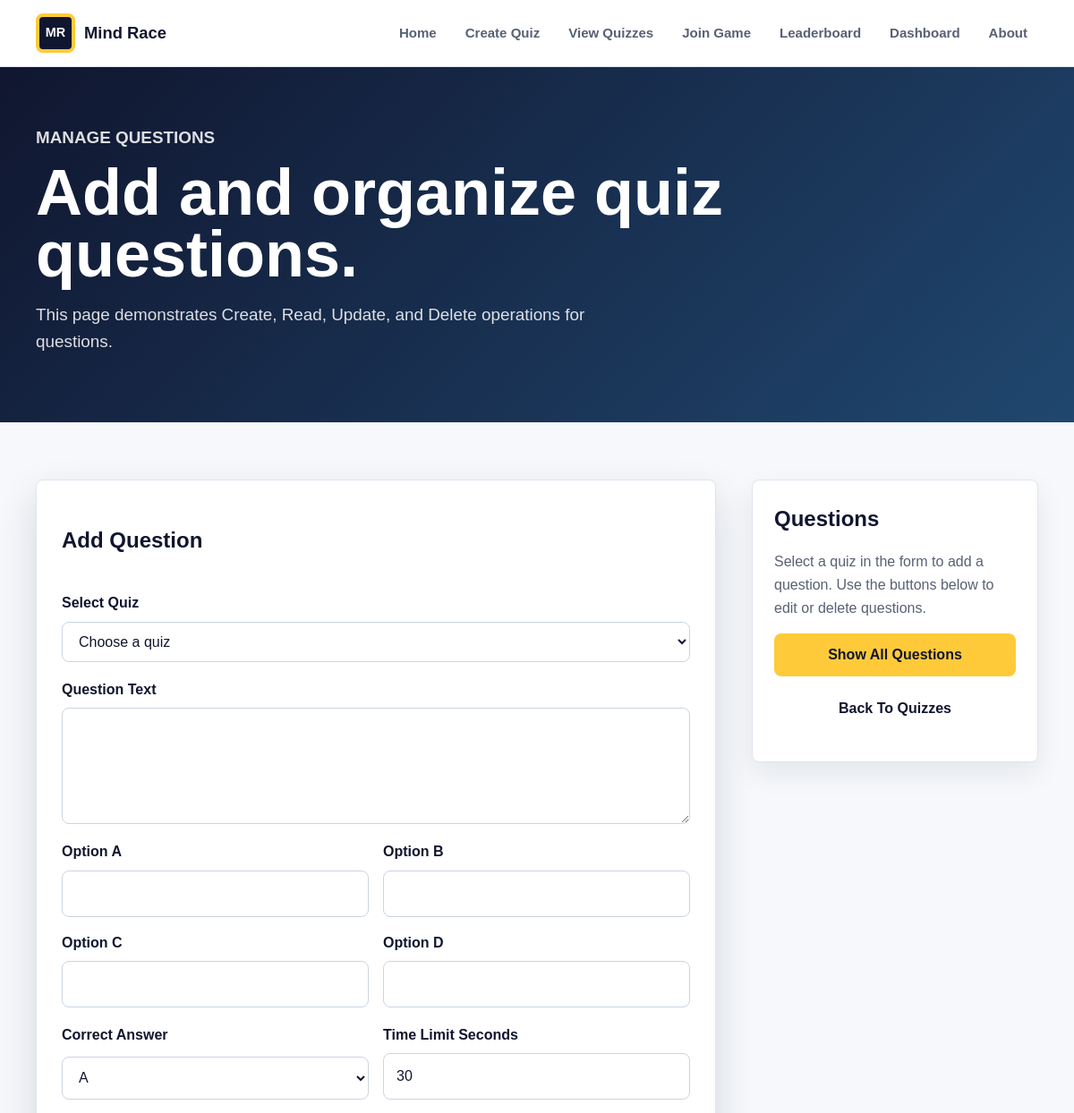
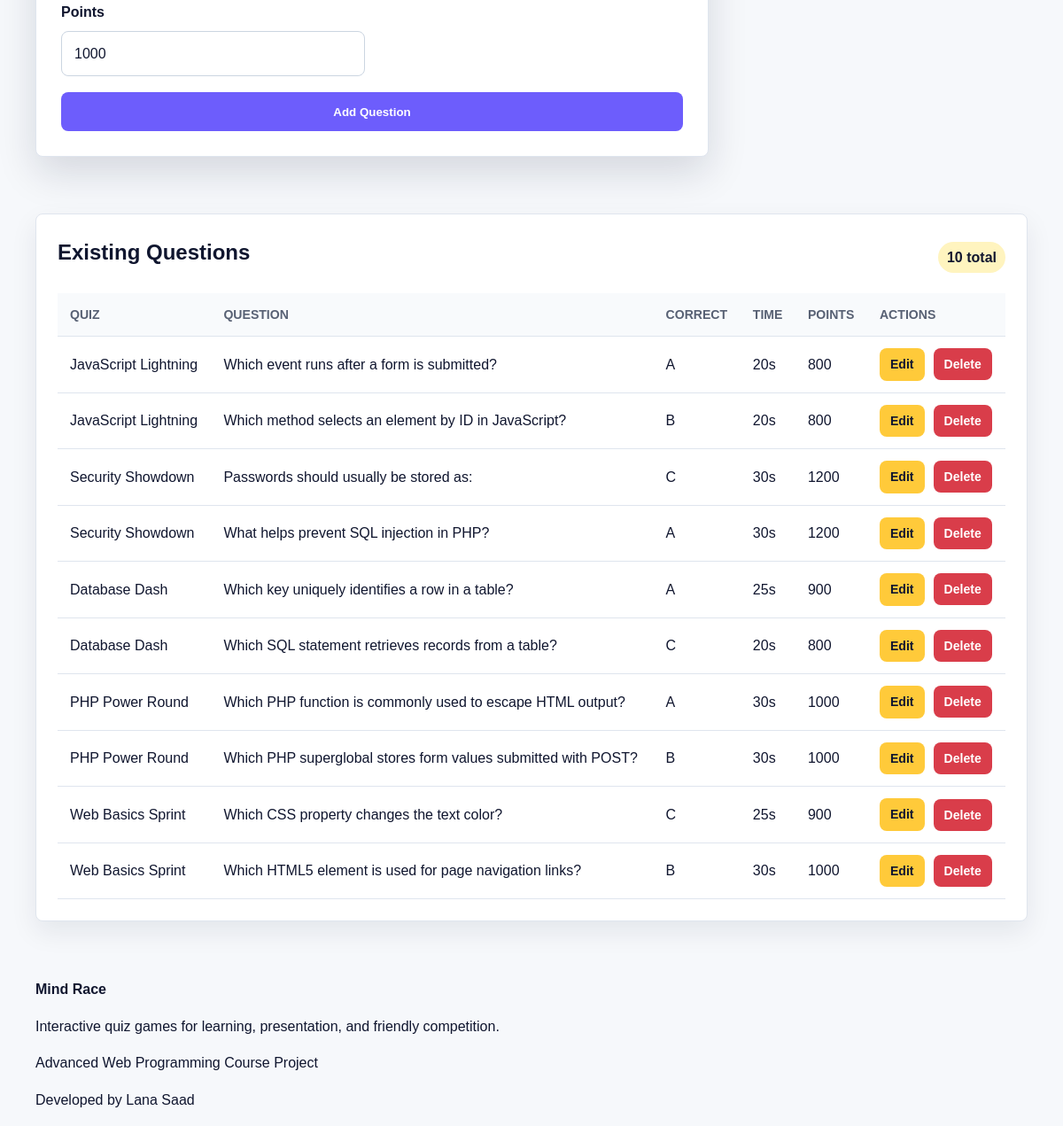
Page /manage_questions.php on the committed database (2 pictures, top to bottom).
### tables this page shows
CREATE TABLE questions (
    id INT AUTO_INCREMENT PRIMARY KEY,
    quiz_id INT NOT NULL,
    question_text TEXT NOT NULL,
    option_a VARCHAR(255) NOT NULL,
    option_b VARCHAR(255) NOT NULL,
    option_c VARCHAR(255) NOT NULL,
    option_d VARCHAR(255) NOT NULL,
    correct_answer VARCHAR(10) NOT NULL,
    time_limit INT NOT NULL DEFAULT 30,
    points INT NOT NULL DEFAULT 1000,
    CONSTRAINT fk_questions_quizzes
        FOREIGN KEY (quiz_id) REFERENCES quizzes(id)
        ON DELETE CASCADE
);

CREATE TABLE quizzes (
    id INT AUTO_INCREMENT PRIMARY KEY,
    title VARCHAR(150) NOT NULL,
    description TEXT NOT NULL,
    host_name VARCHAR(100) NOT NULL,
    game_code VARCHAR(20) NOT NULL UNIQUE,
    created_at TIMESTAMP DEFAULT CURRENT_TIMESTAMP
);

### includes/functions.php (called while the page is built, shortened)
<?php
function e(?string $value): string
{
    return htmlspecialchars((string) $value, ENT_QUOTES, 'UTF-8');
}

### manage_questions.php (the view, shortened to what this page needs)
<?php
require_once __DIR__ . '/includes/functions.php';
$pdo = getDbConnection();
$selectedQuizId = (int) ($_GET['quiz_id'] ?? ($_POST['quiz_id'] ?? 0));
if ($selectedQuizId > 0) {
    $statement = $pdo->prepare(
        'SELECT questions.*, quizzes.title AS quiz_title
         FROM questions
         INNER JOIN quizzes ON quizzes.id = questions.quiz_id
         WHERE questions.quiz_id = :quiz_id
         ORDER BY questions.id DESC'
    );
    $statement->execute(['quiz_id' => $selectedQuizId]);
} else {
    $statement = $pdo->query(
        'SELECT questions.*, quizzes.title AS quiz_title
         FROM questions
         INNER JOIN quizzes ON quizzes.id = questions.quiz_id
         ORDER BY questions.id DESC'
    );
}
$questions = $statement->fetchAll();
require_once __DIR__ . '/includes/header.php';
?>
<section class="page-hero compact-hero">
    <div class="container">
        <p class="eyebrow">Manage questions</p>
        <h1>Add and organize quiz questions.</h1>
        <p>This page demonstrates Create, Read, Update, and Delete operations for questions.</p>
    </div>
</section>
<section class="section">
    <div class="container dashboard-grid">
        <form class="form-card form-grid" method="post" action="manage_questions.php" data-validate>
            <h2>Add Question</h2>
            <div class="field">
                <label for="quiz_id">Select Quiz</label>
                <select id="quiz_id" name="quiz_id" required>
                    <option value="">Choose a quiz</option>
                </select>
            </div>
            <div class="field">
                <label for="question_text">Question Text</label>
                <textarea id="question_text" name="question_text" required><?= e($_POST['question_text'] ?? ''); ?></textarea>
            </div>
            <div class="two-columns">
                <div class="field">
                    <label for="option_a">Option A</label>
                    <input type="text" id="option_a" name="option_a" value="<?= e($_POST['option_a'] ?? ''); ?>" required>
                </div>
                <div class="field">
                    <label for="option_b">Option B</label>
                    <input type="text" id="option_b" name="option_b" value="<?= e($_POST['option_b'] ?? ''); ?>" required>
                </div>
                <div class="field">
                    <label for="option_c">Option C</label>
                    <input type="text" id="option_c" name="option_c" value="<?= e($_POST['option_c'] ?? ''); ?>" required>
                </div>
                <div class="field">
                    <label for="option_d">Option D</label>
                    <input type="text" id="option_d" name="option_d" value="<?= e($_POST['option_d'] ?? ''); ?>" required>
                </div>
            </div>
            <div class="two-columns">
                <div class="field">
                    <label for="correct_answer">Correct Answer</label>
                    <select id="correct_answer" name="correct_answer" required>
                        <option value="A">A</option>
                    </select>
                </div>
                <div class="field">
                    <label for="time_limit">Time Limit Seconds</label>
                    <input type="number" id="time_limit" name="time_limit" value="<?= e($_POST['time_limit'] ?? '30'); ?>" min="5" required>
                </div>
                <div class="field">
                    <label for="points">Points</label>
                    <input type="number" id="points" name="points" value="<?= e($_POST['points'] ?? '1000'); ?>" min="1" required>
                </div>
            </div>
            <button class="btn btn-primary" type="submit">Add Question</button>
        </form>
        <aside class="panel">
            <h2>Questions</h2>
            <p>Select a quiz in the form to add a question. Use the buttons below to edit or delete questions.</p>
            <a class="btn btn-light btn-full" href="manage_questions.php">Show All Questions</a>
            <a class="btn btn-ghost btn-full" href="view_quizzes.php">Back To Quizzes</a>
        </aside>
    </div>
</section>
<section class="section section-tight">
    <div class="container">
        <div class="panel">
            <div class="panel-heading">
                <h2>Existing Questions</h2>
                <span class="code-pill"><?= e((string) count($questions)); ?> total</span>
            </div>
            <div class="table-wrap">
                <table>
                    <thead>
                        <tr>
                            <th>Quiz</th>
                            <th>Question</th>
                            <th>Correct</th>
                            <th>Time</th>
                            <th>Points</th>
                            <th>Actions</th>
                        </tr>
                    </thead>
                    <tbody>
                        <?php foreach ($questions as $question): ?>
                            <tr>
                                <td><?= e($question['quiz_title']); ?></td>
                                <td><?= e($question['question_text']); ?></td>
                                <td><?= e($question['correct_answer']); ?></td>
                                <td><?= e((string) $question['time_limit']); ?>s</td>
                                <td><?= e((string) $question['points']); ?></td>
                                <td>
                                    <div class="actions">
                                        <a class="btn btn-small btn-light" href="edit_question.php?id=<?= e((string) $question['id']); ?>">Edit</a>
                                        <form method="post" action="delete_question.php">
                                            <button class="btn btn-small btn-danger" type="submit" data-confirm="Delete this question?">Delete</button>
                                        </form>
                                    </div>
                                </td>
                            </tr>
                        <?php endforeach; ?>
                    </tbody>
                </table>
            </div>
        </div>
    </div>
</section>
<?php require_once __DIR__ . '/includes/footer.php'; ?>

### includes/header.php (shortened to what this page needs)
<?php
require_once __DIR__ . '/functions.php';
$currentPage = basename((string) ($_SERVER['PHP_SELF'] ?? 'index.php'));
$navItems = [
    'index.php' => 'Home',
    'create_quiz.php' => 'Create Quiz',
    'view_quizzes.php' => 'View Quizzes',
    'join_game.php' => 'Join Game',
    'leaderboard.php' => 'Leaderboard',
    'dashboard.php' => 'Dashboard',
    'about.php' => 'About',
];
?>
<!DOCTYPE html>
<html lang="en">
<head>
    <link rel="stylesheet" href="assets/css/style.css">
</head>
<body>
    <header class="site-header">
        <nav class="navbar container" aria-label="Main navigation">
            <a class="brand" href="index.php" aria-label="Mind Race home">
                <span class="brand-mark">MR</span>
                <span class="brand-text">Mind Race</span>
            </a>
            <div class="nav-links" id="main-nav" data-nav-menu>
                <?php foreach ($navItems as $href => $label): ?>
                    <a class="<?= $currentPage === $href ? 'active' : ''; ?>" href="<?= e($href); ?>">
                        <?= e($label); ?>
                    </a>
                <?php endforeach; ?>
            </div>
        </nav>
    </header>
    <main>

### includes/footer.php (shortened to what this page needs)
    </main>
    <footer class="site-footer">
        <div class="container footer-grid">
            <div>
                <strong>Mind Race</strong>
                <p>Interactive quiz games for learning, presentation, and friendly competition.</p>
            </div>
            <div>
                <p>Advanced Web Programming Course Project</p>
                <p>Developed by Lana Saad</p>
            </div>
        </div>
    </footer>
</body>
</html>

### assets/css/style.css (style rules this page uses)
:root { --ink: #10162f; --muted: #586174; --surface: #ffffff; --surface-soft: #f6f8fb; --line: #dfe5ee; --purple: #6d5dfc; --pink: #ff5c7a; --cyan: #00a7e8; --green: #20bf7a; --yellow: #ffca3a; --danger: #d93d4a; --shadow: 0 18px 45px rgba(16, 22, 47, 0.14); }
* { box-sizing: border-box; }
body { margin: 0; color: var(--ink); background: var(--surface-soft); font-family: Arial, Helvetica, sans-serif; line-height: 1.6; }
a { color: inherit; text-decoration: none; }
.container { width: min(1120px, calc(100% - 32px)); margin: 0 auto; }
.site-header { position: sticky; top: 0; z-index: 20; background: rgba(255, 255, 255, 0.94); border-bottom: 1px solid var(--line); backdrop-filter: blur(12px); }
.navbar { display: flex; align-items: center; justify-content: space-between; gap: 24px; min-height: 74px; }
.brand { display: inline-flex; align-items: center; gap: 10px; font-weight: 800; }
.brand-mark { display: grid; width: 44px; height: 44px; place-items: center; color: #ffffff; background: var(--ink); border: 4px solid var(--yellow); border-radius: 8px; font-size: 0.9rem; }
.brand-text { font-size: 1.15rem; }
.nav-links { display: flex; align-items: center; gap: 8px; flex-wrap: wrap; }
.nav-links a { padding: 9px 12px; border-radius: 8px; color: var(--muted); font-weight: 700; font-size: 0.94rem; }
.hero h1, .page-hero h1 { margin: 0; font-size: clamp(3rem, 8vw, 6.4rem); line-height: 0.95; letter-spacing: 0; }
.hero-text, .page-hero p { max-width: 640px; font-size: 1.18rem; color: rgba(255, 255, 255, 0.86); }
.eyebrow { margin: 0 0 12px; color: var(--yellow); font-weight: 800; letter-spacing: 0; text-transform: uppercase; }
.section { padding: 64px 0; }
.section-tight { padding-top: 0; }
.feature-card, .content-block, .panel, .stat-card, .quiz-card, .leader-card { background: var(--surface); border: 1px solid var(--line); border-radius: 8px; box-shadow: 0 12px 30px rgba(16, 22, 47, 0.08); }
.feature-card, .content-block, .panel, .quiz-card, .leader-card { padding: 24px; }
.feature-card h2, .content-block h2, .panel h2 { margin: 0 0 10px; }
.feature-card p, .content-block p, .panel p, .quiz-card p { color: var(--muted); }
.page-hero { color: #ffffff; background: linear-gradient(135deg, var(--ink), #20476f); }
.compact-hero { padding: 64px 0 56px; }
.compact-hero h1 { max-width: 850px; font-size: clamp(2.5rem, 6vw, 4.8rem); }
.btn { display: inline-flex; align-items: center; justify-content: center; min-height: 44px; padding: 11px 18px; border: 0; border-radius: 8px; font-weight: 800; cursor: pointer; transition: transform 0.18s ease, box-shadow 0.18s ease, background 0.18s ease; }
.btn-primary { color: #ffffff; background: var(--purple); }
.btn-light { color: var(--ink); background: var(--yellow); }
.btn-ghost { color: var(--ink); background: #ffffff; }
.btn-danger { color: #ffffff; background: var(--danger); }
.btn-small { min-height: 36px; padding: 7px 12px; font-size: 0.88rem; }
.btn-full { width: 100%; margin-bottom: 12px; }
.dashboard-grid { display: grid; grid-template-columns: 1fr 320px; gap: 24px; align-items: start; }
.panel-heading { display: flex; justify-content: space-between; gap: 16px; align-items: center; margin-bottom: 16px; }
.table-wrap { width: 100%; overflow-x: auto; }
table { width: 100%; border-collapse: collapse; }
th, td { padding: 13px 14px; border-bottom: 1px solid var(--line); text-align: left; vertical-align: middle; }
th { color: var(--muted); background: #f8fafc; font-size: 0.88rem; text-transform: uppercase; }
.code-pill { display: inline-flex; padding: 5px 10px; border-radius: 999px; color: var(--ink); background: #fff4bf; font-weight: 900; }
.form-card { max-width: 760px; padding: 28px; background: var(--surface); border: 1px solid var(--line); border-radius: 8px; box-shadow: var(--shadow); }
.form-grid { display: grid; gap: 18px; }
.two-columns { display: grid; grid-template-columns: repeat(2, 1fr); gap: 16px; }
.field { display: grid; gap: 8px; }
label { font-weight: 800; }
input, textarea, select { width: 100%; padding: 12px 14px; color: var(--ink); border: 1px solid #cbd5e1; border-radius: 8px; background: #ffffff; font: inherit; }
textarea { min-height: 130px; resize: vertical; }
.actions { display: flex; gap: 10px; flex-wrap: wrap; align-items: center; }

### rows in the picture
questions: quiz.title "JavaScript Lightning", question_text "Which event runs after a form is submitted?", correct_answer "A", time_limit "20", points "800"
questions: quiz.title "JavaScript Lightning", question_text "Which method selects an element by ID in JavaScript?", correct_answer "B", time_limit "20", points "800"
questions: quiz.title "Security Showdown", question_text "Passwords should usually be stored as:", correct_answer "C", time_limit "30", points "1200"
questions: quiz.title "Security Showdown", question_text "What helps prevent SQL injection in PHP?", correct_answer "A", time_limit "30", points "1200"
questions: quiz.title "Database Dash", question_text "Which key uniquely identifies a row in a table?", correct_answer "A", time_limit "25", points "900"
questions: quiz.title "Database Dash", question_text "Which SQL statement retrieves records from a table?", correct_answer "C", time_limit "20", points "800"
questions: quiz.title "PHP Power Round", question_text "Which PHP function is commonly used to escape HTML output?", correct_answer "A", time_limit "30", points "1000"
questions: quiz.title "PHP Power Round", question_text "Which PHP superglobal stores form values submitted with POST?", correct_answer "B", time_limit "30", points "1000"
questions: quiz.title "Web Basics Sprint", question_text "Which CSS property changes the text color?", correct_answer "C", time_limit "25", points "900"
questions: quiz.title "Web Basics Sprint", question_text "Which HTML5 element is used for page navigation links?", correct_answer "B", time_limit "30", points "1000"

### other values in the picture
$label "Home"
$label "Create Quiz"
$label "View Quizzes"
$label "Join Game"
$label "Leaderboard"
$label "Dashboard"
$label "About"
count($questions) "10"
